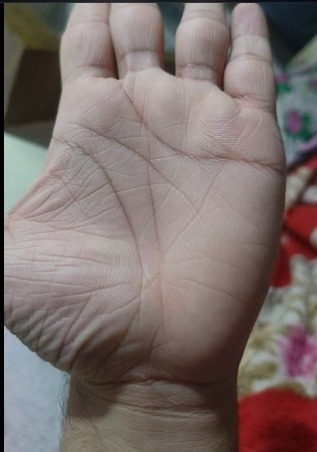
#> input picture scratch/clean_user_palm.jpg, 317 x 452 px, found by its file name
$ python benchmark_grabcut.py
#> lines starting #> are read from the running program, lines starting #| are printed output that depends on the picture; after the words box and inside, x2 and y2 are one past the last pixel; in counts of white or black regions, pixels touching at a corner belong together
import time
import cv2
import numpy as np

img = cv2.imread("scratch/clean_user_palm.jpg")
#> img is the input picture: shape (452, 317, 3); mean B, G, R 108.1, 111.1, 123.8
h, w = img.shape[:2]
#> h = 452; w = 317

# Downsample for lightning-fast graph-cut if larger than 320px
scale = 1.0
if max(h, w) > 320:
    scale = 320.0 / max(h, w)
#> scale = 0.708
    small_img = cv2.resize(img, (int(w * scale), int(h * scale)))
else:
    small_img = img

sh, sw = small_img.shape[:2]
#> sh = 320; sw = 224
t0 = time.time()

gc_mask = np.full((sh, sw), cv2.GC_PR_BGD, dtype=np.uint8)
cx, cy = int(sw * 0.52), int(sh * 0.52)
#> cx = 116; cy = 166
cr_w, cr_h = int(sw * 0.20), int(sh * 0.25)
#> cr_w = 44; cr_h = 80
gc_mask[cy - cr_h:cy + cr_h, cx - cr_w:cx + cr_w] = cv2.GC_PR_FGD
gc_mask[cy - cr_h//2:cy + cr_h//2, cx - cr_w//2:cx + cr_w//2] = cv2.GC_FGD

gc_mask[0:int(sh*0.20), 0:int(sw*0.15)] = cv2.GC_BGD
gc_mask[0:int(sh*0.20), int(sw*0.85):sw] = cv2.GC_BGD
gc_mask[int(sh*0.80):sh, 0:int(sw*0.12)] = cv2.GC_BGD
gc_mask[int(sh*0.80):sh, int(sw*0.88):sw] = cv2.GC_BGD

bgd_model = np.zeros((1, 65), np.float64)
fgd_model = np.zeros((1, 65), np.float64)

cv2.grabCut(small_img, gc_mask, None, bgd_model, fgd_model, 2, cv2.GC_INIT_WITH_MASK)
small_res = np.where((gc_mask == cv2.GC_FGD) | (gc_mask == cv2.GC_PR_FGD), 255, 0).astype(np.uint8)

if scale != 1.0:
    res = cv2.resize(small_res, (w, h), interpolation=cv2.INTER_NEAREST)
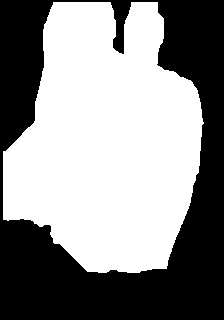
#> small_res: shape (320, 224); 55.4% white; 1 black region, box (x1, y1, x2, y2) and area: (0, 0, 224, 320) 31965
else:
    res = small_res

t1 = time.time()
print(f"Graph-cut took {(t1 - t0)*1000:.1f} ms!")
cv2.imwrite("scratch/fast_grabcut.png", res)
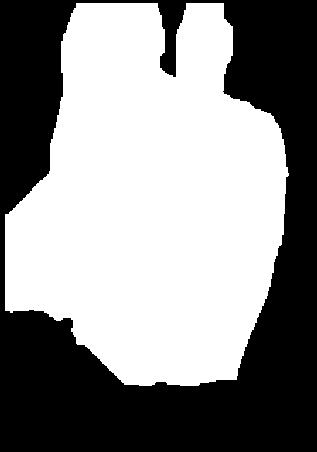
#> saved as fast_grabcut.png: shape (452, 317); 55.4% white; 1 black region, box (x1, y1, x2, y2) and area: (0, 0, 317, 452) 63859
